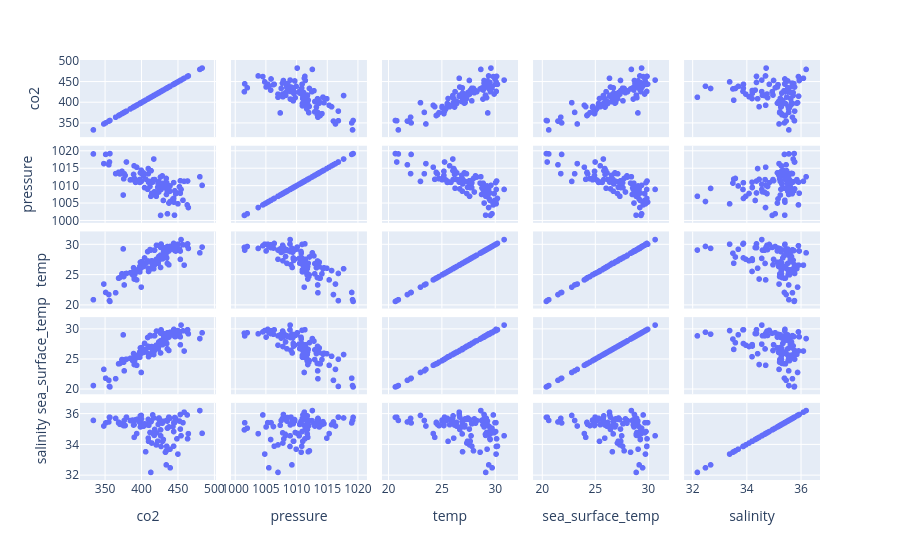

Notebook code cell kept with this figure:
### Markdown cell above
#### Visualise correlations

### Code cell
lr_corr_mt = px.scatter_matrix(lr_df)
lr_corr_mt.show()
